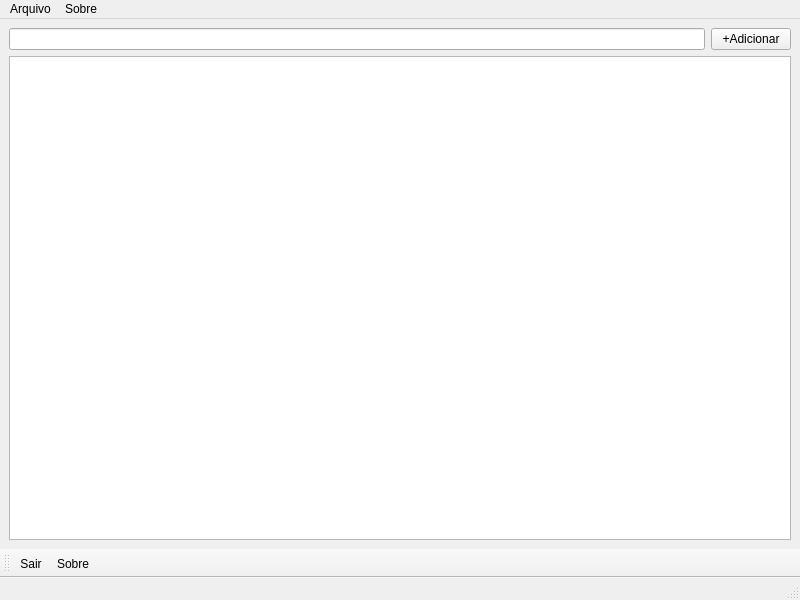
<?xml version="1.0" encoding="UTF-8"?>
<ui version="4.0">
 <class>MyToDo</class>
 <widget class="QMainWindow" name="MyToDo">
  <property name="geometry">
   <rect>
    <x>0</x>
    <y>0</y>
    <width>800</width>
    <height>600</height>
   </rect>
  </property>
  <property name="windowTitle">
   <string>MyToDo Qt</string>
  </property>
  <property name="windowIcon">
   <iconset resource="assets.qrc">
    <normaloff>:/img/mytodo.png</normaloff>:/img/mytodo.png</iconset>
  </property>
  <widget class="QWidget" name="centralwidget">
   <layout class="QGridLayout" name="gridLayout">
    <item row="0" column="0">
     <layout class="QHBoxLayout" name="horizontalLayout">
      <item>
       <widget class="QLineEdit" name="lineEdit"/>
      </item>
      <item>
       <widget class="QPushButton" name="pushButton">
        <property name="text">
         <string>+Adicionar</string>
        </property>
       </widget>
      </item>
     </layout>
    </item>
    <item row="1" column="0">
     <widget class="QTableWidget" name="tableWidget"/>
    </item>
   </layout>
  </widget>
  <widget class="QMenuBar" name="menubar">
   <property name="geometry">
    <rect>
     <x>0</x>
     <y>0</y>
     <width>800</width>
     <height>21</height>
    </rect>
   </property>
   <widget class="QMenu" name="menuArqvuio">
    <property name="title">
     <string>Arquivo</string>
    </property>
    <addaction name="actionSair"/>
   </widget>
   <widget class="QMenu" name="menuSobre">
    <property name="title">
     <string>Sobre</string>
    </property>
    <addaction name="actionSobre"/>
   </widget>
   <addaction name="menuArqvuio"/>
   <addaction name="menuSobre"/>
  </widget>
  <widget class="QStatusBar" name="statusbar"/>
  <widget class="QToolBar" name="toolBar">
   <property name="windowTitle">
    <string>toolBar</string>
   </property>
   <attribute name="toolBarArea">
    <enum>BottomToolBarArea</enum>
   </attribute>
   <attribute name="toolBarBreak">
    <bool>false</bool>
   </attribute>
   <addaction name="actionSair"/>
   <addaction name="actionSobre"/>
  </widget>
  <action name="actionSair">
   <property name="icon">
    <iconset resource="assets.qrc">
     <normaloff>:/img/close.png</normaloff>:/img/close.png</iconset>
   </property>
   <property name="text">
    <string>Sair</string>
   </property>
  </action>
  <action name="actionSobre">
   <property name="icon">
    <iconset resource="assets.qrc">
     <normaloff>:/img/about.png</normaloff>:/img/about.png</iconset>
   </property>
   <property name="text">
    <string>Sobre</string>
   </property>
  </action>
 </widget>
 <resources>
  <include location="assets.qrc"/>
 </resources>
 <connections/>
</ui>
